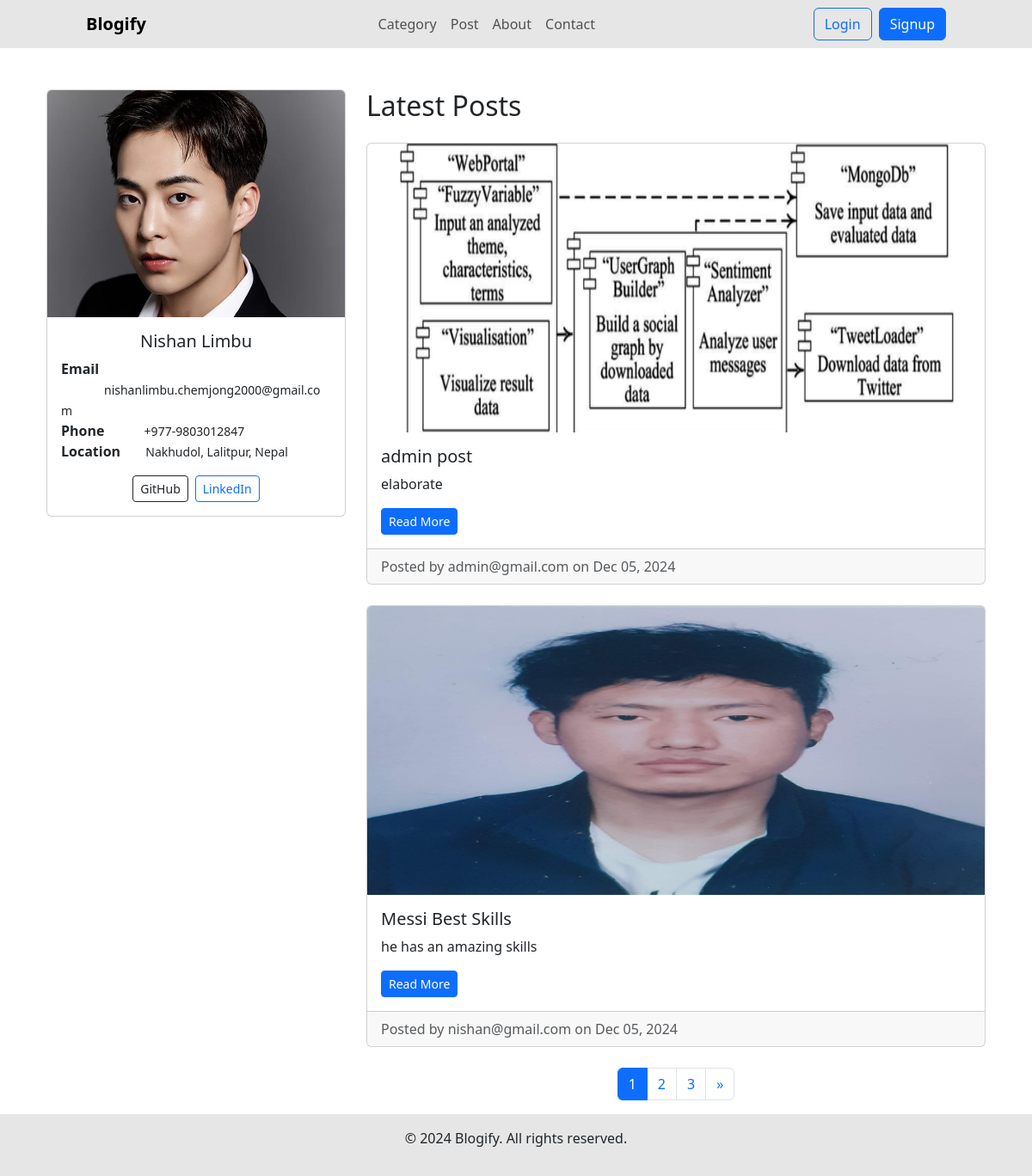
The page / on the database its author committed.
### blog/models.py (models this page shows, shortened)
class Post(models.Model):
    title = models.CharField(max_length=200)
    content = models.TextField()
    author = models.ForeignKey(settings.AUTH_USER_MODEL, on_delete=models.CASCADE, related_name='posts')
    created_at = models.DateTimeField(auto_now_add=True)
    updated_at = models.DateTimeField(auto_now=True)
    published = models.BooleanField(default=False)
    slug = models.SlugField(unique=True)  # A slug to be used in the URL
    category = models.ForeignKey(Category, on_delete=models.CASCADE, related_name='posts', null=True, blank=True)  # Link to Category
    image = models.ImageField(upload_to='post_images/', null=True, blank=True)

### User/models.py (models this page shows)
class CustomUser(AbstractBaseUser, PermissionsMixin):
    email = models.EmailField(unique=True)
    first_name = models.CharField(max_length=100)
    last_name = models.CharField(max_length=100)
    is_active = models.BooleanField(default=True)
    is_staff = models.BooleanField(default=False)
    date_joined = models.DateTimeField(auto_now_add=True)
    profile_picture = models.ImageField(upload_to='profile_pics/', null=True, blank=True)
    USERNAME_FIELD = 'email'
    REQUIRED_FIELDS = ['first_name', 'last_name']
    objects = CustomUserManager()
    def __str__(self):
        return self.email

### blog/views.py (the view)
# urls.py: path('', views.LandingPage, name='landing_page'),
def LandingPage(request):
    posts = Post.objects.order_by('-created_at')  # Show latest posts first
    paginator = Paginator(posts, 2)
    page_number = request.GET.get('page')  # Get the page number from the request
    page_obj = paginator.get_page(page_number)  # Get the posts for the current page
    return render(request, 'landing_page.html', {'posts': page_obj})

### blog/templates/landing_page.html (shortened to what this page needs)
{% extends 'blog_base.html' %}
{% block content %}
<div class="container mt-5">
    <div class="row">
        <div class="col-md-4">
            <div class="card">
                <img src="media/developer_image.webp" class="card-img-top" alt="Developer Image">
                <div class="card-body text-center">
                    <h5 class="card-title">Nishan Limbu</h5>
                    <p class="card-text text-start">
                        <strong>Email</strong>
                        <small style="margin-left: 50px;">nishanlimbu.chemjong2000@gmail.com</small><br>
                        <strong>Phone</strong>
                        <small style="margin-left: 42px;">+977-9803012847</small><br>
                        <strong>Location</strong>
                        <small style="margin-left: 25px;">Nakhudol, Lalitpur, Nepal</small>
                    </p>
                    <div class="d-flex justify-content-center mt-2">
                        <a href="https://github.com/nishanlimbuchemjong" class="btn btn-outline-dark btn-sm me-2" target="_blank">
                             GitHub
                        </a>
                        <a href="https://www.linkedin.com/in/nishan-limbu-80325724b/" class="btn btn-outline-primary btn-sm" target="_blank">
                             LinkedIn
                        </a>
                    </div>
                </div>
            </div>
        </div>
        <div class="col-md-8">
            <h2 class="mb-4">Latest Posts</h2>
            <div class="row row-cols-1 row-cols-md-1 g-4">
                {% for post in posts %}
                <div class="col">
                    <div class="card h-100">
                        <img src="{{ post.image.url }}" class="card-img-top" alt="{{ post.title }}" style="height: 21rem;">
                        <div class="card-body">
                            <h5 class="card-title">{{ post.title }}</h5>
                            <p class="card-text">{{ post.content|truncatechars:150 }}</p>
                            <a href="{% url 'post_detail' post.id %}" class="btn btn-primary btn-sm">Read More</a>
                        </div>
                        <div class="card-footer text-muted">
                            Posted by {{ post.author }} on {{ post.created_at|date:"M d, Y" }}
                        </div>
                    </div>
                </div>
                {% empty %}
                <p>No posts to display.</p>
                {% endfor %}
            </div>
            <div class="d-flex justify-content-center mt-4">
                <nav aria-label="Page navigation">
                    <ul class="pagination">
                        {% for num in posts.paginator.page_range %}
                        {% if posts.paginator.num_pages > 1 %}
                        <li class="page-item {% if posts.number == num %}active{% endif %}">
                            <a class="page-link" href="?page={{ num }}">{{ num }}</a>
                        </li>
                        {% endif %}
                        {% endfor %}
                        {% if posts.has_next %}
                        <li class="page-item">
                            <a class="page-link" href="?page={{ posts.next_page_number }}" aria-label="Next">
                                <span aria-hidden="true">&raquo;</span>
                            </a>
                        </li>
                        {% endif %}
                    </ul>
                </nav>
            </div>
        </div>
    </div>
</div>
{% endblock %}

### rows shown on the page
Post: image (picture), title "admin post", content "elaborate", author "admin@gmail.com", created_at "Dec 05, 2024"
Post: image (picture), title "Messi Best Skills", content "he has an amazing skills", author "nishan@gmail.com", created_at "Dec 05, 2024"

### other values the page prints
{{ num }} "1" "2" "3"
